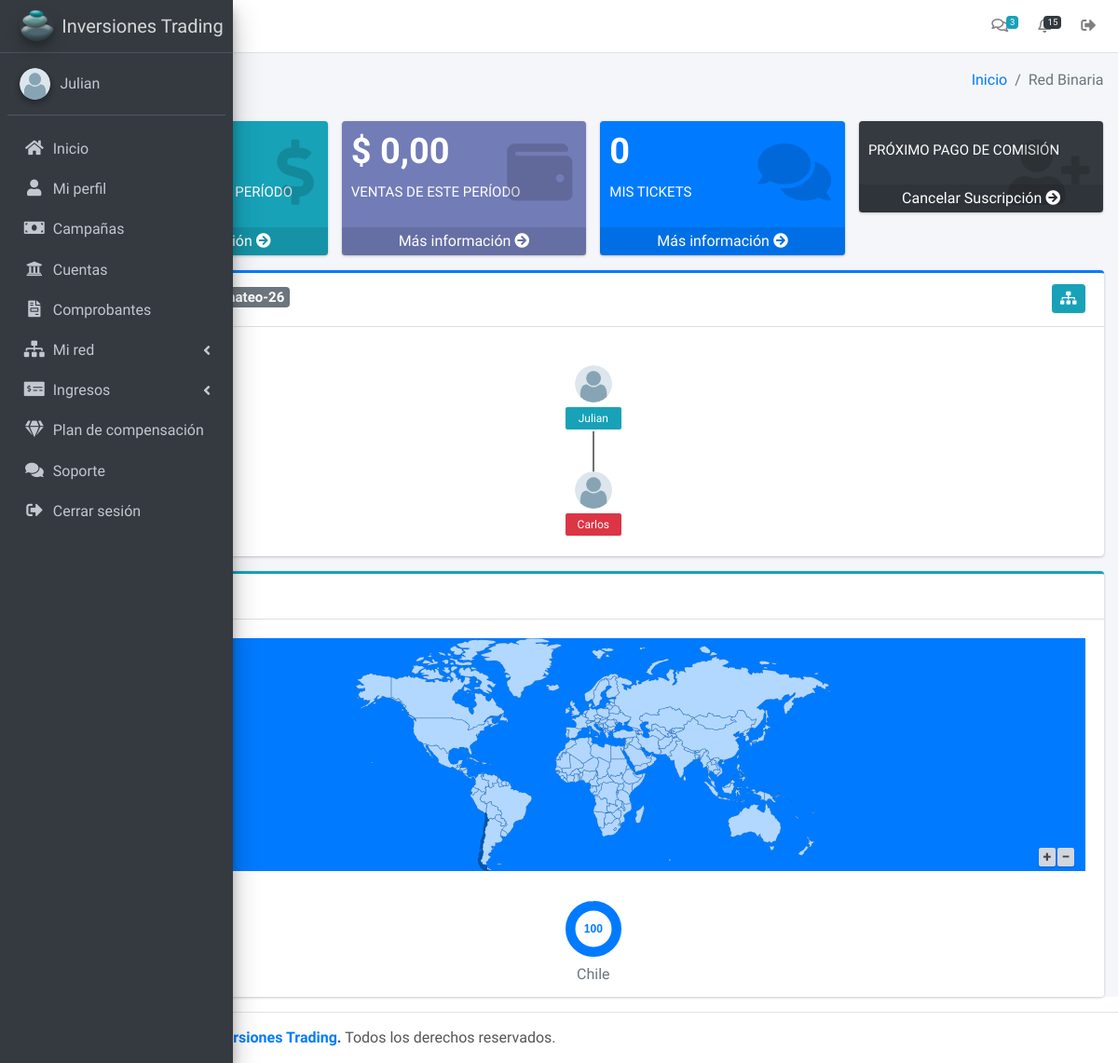
/backoffice/binaria (signed in), run on an earlier commit of the app's database.
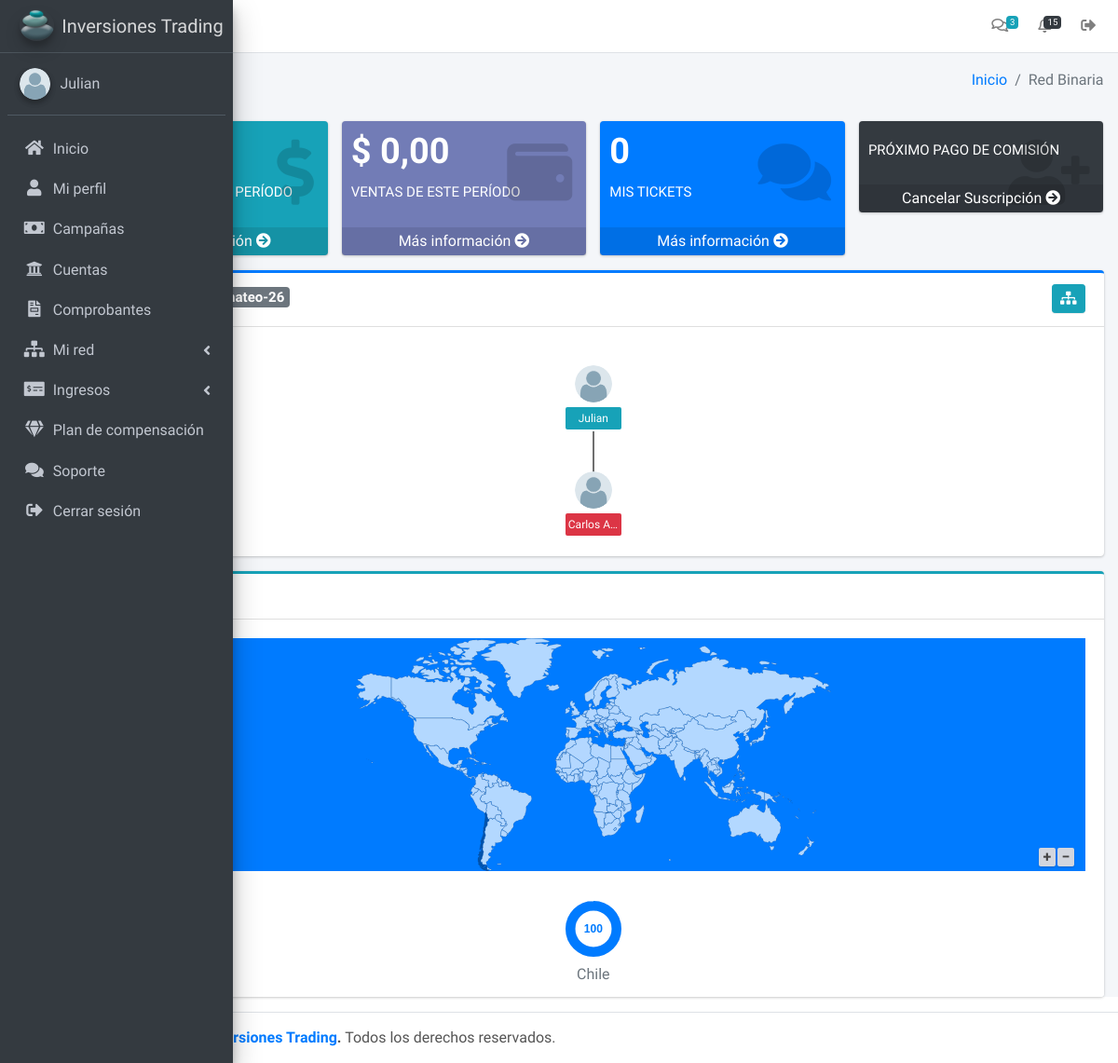
And on a later commit of the database.
### tables this page shows
CREATE TABLE `usuarios` (
  `id_usuario` bigint(20) UNSIGNED NOT NULL,
  `doc_usuario` bigint(20) NOT NULL,
  `perfil` text NOT NULL,
  `nombre` text NOT NULL,
  `email` text NOT NULL,
  `password` text NOT NULL,
  `estado` int(11) NOT NULL DEFAULT 1,
  `operando` int(11) NOT NULL DEFAULT 0,
  `ciclo_pago` int(11) DEFAULT NULL,
  `vencimiento` date DEFAULT NULL,
  `verificacion` int(11) NOT NULL,
  `email_encriptado` text DEFAULT NULL,
  `foto` text DEFAULT NULL,
  `enlace_afiliado` text DEFAULT NULL,
  `patrocinador` text DEFAULT NULL,
  `pais` text DEFAULT NULL,
  `codigo_pais` text DEFAULT NULL,
  `telefono_movil` text DEFAULT NULL,
  `firma` text DEFAULT NULL,
  `fecha_contrato` date DEFAULT NULL,
  `fecha` timestamp NOT NULL DEFAULT current_timestamp()
);

CREATE TABLE `red_binaria` (
  `id_binaria` int(11) NOT NULL,
  `usuario_red` int(11) NOT NULL,
  `orden_binaria` int(11) NOT NULL,
  `derrame_binaria` int(11) NOT NULL,
  `patrocinador_red` text DEFAULT NULL,
  `periodo_venta` float NOT NULL,
  `fecha_binaria` timestamp NOT NULL DEFAULT current_timestamp() ON UPDATE current_timestamp()
);

### backoffice/controladores/plantilla.controlador.php (called while the page is built)
<?php
class ControladorPlantilla{
	public function ctrPlantilla(){
		include "vistas/plantilla.php";
	}
}

### backoffice/index.php (called while the page is built, shortened)
<?php
require_once "controladores/plantilla.controlador.php";
require_once "controladores/usuarios.controlador.php";
require_once "modelos/usuarios.modelo.php";
require_once "controladores/comprobantes.controlador.php";
require_once "modelos/academia.modelo.php";
require_once "controladores/multinivel.controlador.php";
require_once "modelos/multinivel.modelo.php";
$plantilla = new ControladorPlantilla();
$plantilla -> ctrPlantilla();

### backoffice/controladores/usuarios.controlador.php (called while the page is built, shortened)
<?php
Class ControladorUsuarios{
	static public function ctrMostrarUsuarios($item, $valor){
		$tabla = "usuarios";
		$respuesta = ModeloUsuarios::mdlMostrarUsuarios($tabla, $item, $valor);
		return $respuesta;
	}
}

### backoffice/modelos/conexion.php (called while the page is built)
<?php
class Conexion{
	static public function conectar(){
		$link = new PDO("mysql:host=localhost;dbname=trading",
						"root",
						"");
		$link->exec("set names utf8");
		return $link;
	}
}

### backoffice/modelos/usuarios.modelo.php (called while the page is built, shortened)
<?php
require_once "conexion.php";
class ModeloUsuarios
{
    public static function mdlMostrarUsuarios($tabla, $item, $valor)
    {
        if ($item != null && $valor != null) {
            $stmt = Conexion::conectar()->prepare("SELECT * FROM $tabla WHERE $item = :$item");
            $stmt->bindParam(":" . $item, $valor, PDO::PARAM_STR);
            $stmt->execute();
            return $stmt->fetch();
        } else {
            $stmt = Conexion::conectar()->prepare("SELECT * FROM $tabla ORDER BY 'id_usuario' ASC");
            $stmt->execute();
            return $stmt->fetchAll();
        }
    }
}

### backoffice/modelos/multinivel.modelo.php (called while the page is built, shortened)
<?php
require_once "conexion.php";
class ModeloMultinivel{
	static public function mdlMostrarUsuarioRed($tabla, $item, $valor){
		if($item != null && $valor != null){
			$stmt = Conexion::conectar()->prepare("SELECT * FROM $tabla WHERE $item = :$item");
			$stmt -> bindParam(":".$item, $valor, PDO::PARAM_STR);
			$stmt -> execute();
			return $stmt -> fetchAll();
		}else{
			$stmt = Conexion::conectar()->prepare("SELECT * FROM $tabla");
			$stmt -> execute();
			return $stmt -> fetchAll();
		}
	}
}

### backoffice/controladores/multinivel.controlador.php (called while the page is built, shortened)
<?php
class ControladorMultinivel{
	static public function ctrMostrarUsuarioRed($tabla, $item, $valor){
		$respuesta = ModeloMultinivel::mdlMostrarUsuarioRed($tabla, $item, $valor);
		return $respuesta;
	}
}

### backoffice/vistas/paginas/modulos/binaria/red-binaria.php (the view, shortened to what the rows shown need)
<?php
$regresar = false;
if (isset($_GET["id"])) {
    $valor = $_GET["id"];
    $usuario = ControladorUsuarios::ctrMostrarUsuarios("id_usuario", $valor);
    $regresar = true;
} else {
    $valor = $usuario["id_usuario"];
}
$red = ControladorMultinivel::ctrMostrarUsuarioRed("red_binaria", "usuario_red", $valor);
$ordenBinaria = $red[0]["orden_binaria"];
?>
<div class="card card-primary card-outline preloadRed">
	<div class="card-header">
	<?php if ($red[0]["patrocinador_red"] != ""): ?>
		<h5 class="float-left">Patrocinador:
			<span class="badge badge-secondary"><?php echo $red[0]["patrocinador_red"]; ?></span>
		</h5>
		<?php endif?>
		<?php if ($regresar): ?>
			<a href="javascript:history.back()" class="btn btn-default btn-sm text-secondary float-right"><i class="fas fa-chevron-left"></i> Regresar</a>
		<?php else: ?>
		<button type="button" class="btn btn-info btn-sm text-white float-right verGanancias">
			<i class="fas fa-sitemap"></i>
		</button>
		<?php endif?>
	</div>
	<div class="card-body">
		<div id="summary" class="tree_main" patrocinador="<?php echo $usuario["enlace_afiliado"]; ?>">
		<?php
	generarArbol($ordenBinaria, $usuario["id_usuario"], $usuario["nombre"], $usuario["foto"], $usuario["enlace_afiliado"]);
function generarArbol($ordenBinaria, $usuarioRed, $nombre, $foto, $patrocinador)
{
    $lado = "";
    if ($foto == "") {
        $foto = 'vistas/img/usuarios/default/default.png';
    }
    $respuesta = ControladorMultinivel::ctrMostrarUsuarioRed("red_binaria", "derrame_binaria", $ordenBinaria);
    echo '<ul id="tree_view" style="display:none">
			       <li>
						<img class="tree_icon rounded-circle" src="' . $foto . '">
						<p class="demo_name_style bg-info">' . $nombre . '</p>';
    foreach ($respuesta as $key => $value) {
        $lado = generarLineasDescendientes($value["orden_binaria"], $lado);
    }
    echo generarLineasDescendientes($ordenBinaria, $lado);
    echo '</li>
			</ul>';
}
function generarLineasDescendientes($ordenBinaria, $lado)
{
    $respuesta = ControladorMultinivel::ctrMostrarUsuarioRed("red_binaria", "derrame_binaria", $ordenBinaria);
    $arbol = '<ul>';
			foreach ($respuesta as $key => $value) {
				$afiliado = ControladorUsuarios::ctrMostrarUsuarios("id_usuario", $value["usuario_red"]);
				if($afiliado["foto"] == ""){
					$foto = 'vistas/img/usuarios/default/default.png';
				}else{
					$foto = $afiliado["foto"];
				}
				$arbol .= '<li>
				<a href="index.php?pagina=binaria&id='.$afiliado["id_usuario"].'">
				<img class="tree_icon rounded-circle" src="'.$foto.'" patrocinador="'.$afiliado["patrocinador"].'">';
				if($afiliado["operando"] == 1){
					$arbol .= '<p class="demo_name_style bg-success">'.$afiliado["nombre"].'</p></a>';
				}else{
					$arbol .= '<p class="demo_name_style bg-danger">'.$afiliado["nombre"].'</p></a>';
				}
	      $arbol .= generarLineasDescendientes($value["orden_binaria"], $lado).'</li>';
			}
$arbol .= '</ul>';
return $arbol;
}
?>
			<div id="tree" class="orgChart"></div>
		</div>
	</div>
</div>

### backoffice/vistas/paginas/modulos/menu.php (shortened to what the rows shown need)
<aside class="main-sidebar sidebar-dark-primary elevation-4" style="overflow-x:hidden">
  <div class="sidebar">
    <div class="user-panel mt-3 pb-3 mb-3 d-flex">
      <div class="info">
        <a href="perfil" class="d-block"><?php echo $usuario["nombre"] ?></a>
      </div>
    </div>
  </div>
</aside>

What changed in the data, as far as the page shows it:
changed through a linked row, red_binaria: usuarios.nombre "Carlos" → "Carlos A…"
